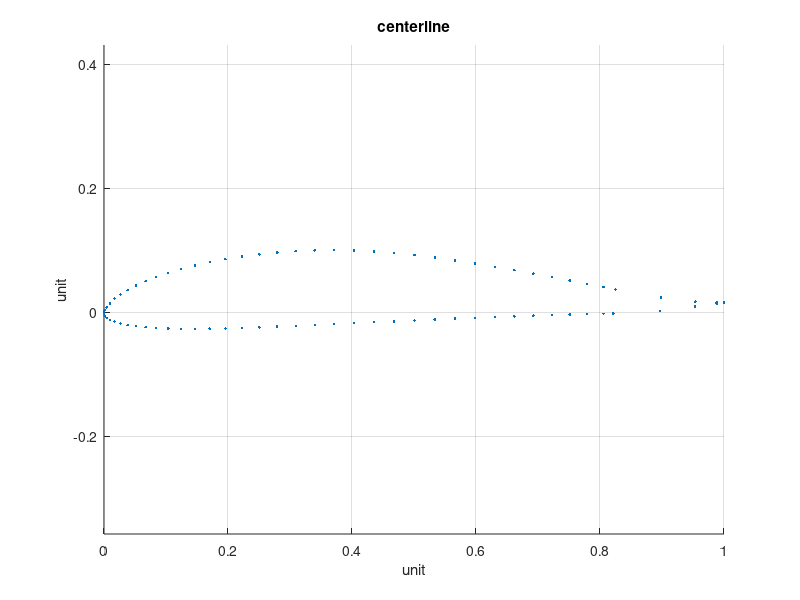
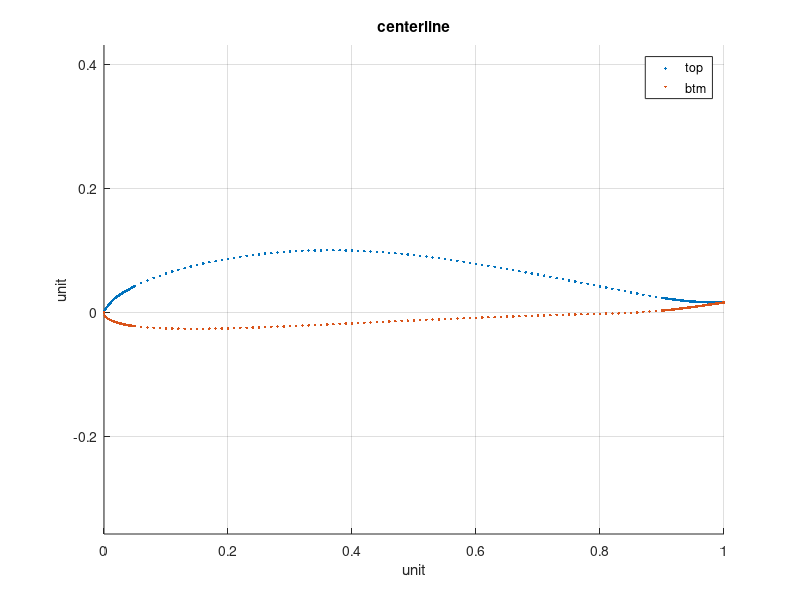
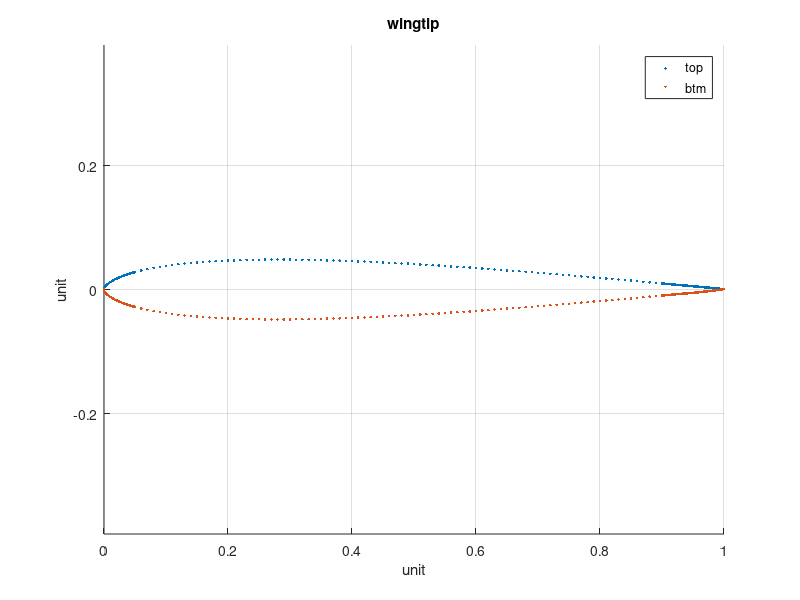
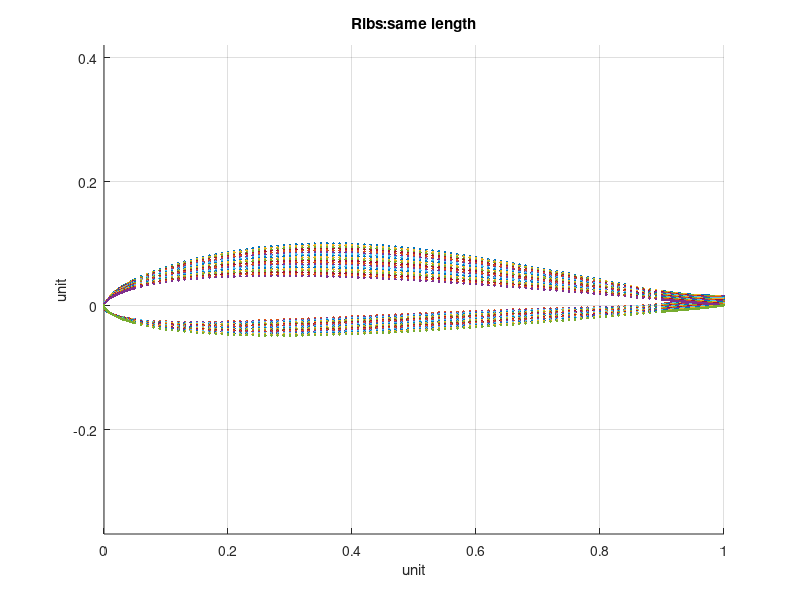

Reproduce these figures in MATLAB, in order.
function draw_airfoil()
% save airfoil centerlinex centerliney wingtipx wingtipy twistx twisty
close all;
load airfoil centerlinex centerliney wingtipx wingtipy twistx twisty;
global X;
X = [];
scalingfactor = 0.45;
NASA_wingSpan_mm = 3750;
NASA_centerCord_mm = 400;
NASA_tipcord_mm = 100;
ribCnt = 39;
X.LE_sweepbackDeg = 24;
X.dihedralDeg = 2.5;
X.wingSpan_mm = NASA_wingSpan_mm*scalingfactor;
X.rootCord_mm = NASA_centerCord_mm*scalingfactor;
X.wingtipCord_mm = NASA_tipcord_mm*scalingfactor;

X.LeadingEdgeBeamThickness_mm = 2; % square edge size 
X.LeadingEdgeBeamWidth_mm = 6; % square edge size 
X.trailingEdgeWidth_mm = 10;

% support structure height, used in construction process
X.RibMorrorSupportHeight_mm = 15;

X.MainBeamWidth_mm = 6;
X.MainBeamXmm = 0;
assert(X.MainBeamXmm == 0); % we want the beam deployed at rotation center to have flat btm edge 
% X.BeamAux0Width_mm = 5;
% X.BeamAux0Xmm = 5;

X.RibThickness_mm = 2;

% the width of laser trace cannot be ignored
X.beamSlotTraceCompensation_mm = 0.5;
X.beamEdgeTraceCompensation_mm = 0.8;
X.RibSlotCompensation_mm = 0.05;
X.LeadingEdgeBeamThicknessCompensation_mm = 0.2;

% four quadrants formed by main beam and rib are supported by 4 pieces of wedge. 
X.BeamRibSupport_mm = 10;
X.PointType = [];
X.PointType.fundamental = 1;
X.PointType.addedPoints = 2;

X.ForceBearingBeamCnt = 0;

X.curvefitmethod = 'pchip';
% rootBeamGammaWidthmm = 6;
% BaseBeamWidthmm = 1; % at tip, lift is zero, we cannot have 0 beam width for misc struct weight 
assert(mod(ribCnt,2)==1); % we have one rib in the center, and be symmetrical 
X.rotateFromLE = 0.3; %rotation occurs at the center of [0,1] from the leading edge, so that we have the desired AOA.  
fineX = [0:0.001:0.05 0.06:0.01:0.90 0.901:0.001:1]';
% fineX = [0:0.0005:1]';

%%
Len_fineX = length(fineX);
X.OneSideRibCnt = (ribCnt+1)/2;
RibCoeffsRoot2Tip = (0:X.OneSideRibCnt-1)/(X.OneSideRibCnt-1);

%%
centerlinex = centerlinex(:);
centerliney = centerliney(:);
[centerlinex,centerliney] = normalizexy(centerlinex,centerliney);
wingtipx = wingtipx(:);
wingtipy = wingtipy(:);
[wingtipx,wingtipy] = normalizexy(wingtipx,wingtipy);
figure;
hold on;
plot(centerlinex,centerliney,'.');
axis equal;
title('centerline');grid on;
xlabel('unit');
ylabel('unit');
%%
figure;
hold on;
end_of_center_top_curve = (length(centerlinex)+1)/2;
top_centerline_x = centerlinex(1:end_of_center_top_curve);
top_centerline_y = centerliney(1:end_of_center_top_curve);
top_centerline_fine_y = interp1(top_centerline_x,top_centerline_y,fineX,X.curvefitmethod);
plot(fineX,top_centerline_fine_y,'.');
btm_centerline_x = centerlinex(end_of_center_top_curve:end);
btm_centerline_y = centerliney(end_of_center_top_curve:end);
btm_centerline_fine_y = interp1(btm_centerline_x,btm_centerline_y,fineX,X.curvefitmethod);
plot(fineX,btm_centerline_fine_y,'.');
axis equal;
legend('top','btm');
title('centerline');grid on;
xlabel('unit');
ylabel('unit');
%%
figure;
hold on;
end_of_wingtip_top_curve = (length(wingtipx)+1)/2;
top_wingtip_x = wingtipx(1:end_of_wingtip_top_curve);
top_wingtip_y = wingtipy(1:end_of_wingtip_top_curve);
top_wingtip_mid_y = interp1(top_wingtip_x,top_wingtip_y,fineX,X.curvefitmethod);
plot(fineX,top_wingtip_mid_y,'.');
btm_wingtip_x = wingtipx(end_of_wingtip_top_curve:end);
btm_wingtip_y = wingtipy(end_of_wingtip_top_curve:end);
btm_wingtip_mid_y = interp1(btm_wingtip_x,btm_wingtip_y,fineX,X.curvefitmethod);
plot(fineX,btm_wingtip_mid_y,'.');
axis equal;
legend('top','btm');
title('wingtip');
grid on;
xlabel('unit');
ylabel('unit');
%%
top_ribs = interpolate2Airfoil(top_centerline_fine_y, top_wingtip_mid_y, RibCoeffsRoot2Tip);
btm_ribs = interpolate2Airfoil(btm_centerline_fine_y, btm_wingtip_mid_y, RibCoeffsRoot2Tip);
figure;
axis equal;
hold on;
for ii = 1:X.OneSideRibCnt
    topCurve = top_ribs(:,ii);
    btmCurve = btm_ribs(:,ii);
    plot([fineX fineX],[topCurve btmCurve],'.');
end
title('Ribs:same length');
grid on;
xlabel('unit');
ylabel('unit');
%%
xindexRotate = find(fineX==X.rotateFromLE);
assert(length(xindexRotate)==1);
centered_interpolatedX = fineX - X.rotateFromLE;
Ymean = (top_ribs(xindexRotate,:) + btm_ribs(xindexRotate,:))/2;
centered_top_mid_ribs = zeros(Len_fineX,X.OneSideRibCnt);
centered_btm_mid_ribs = zeros(Len_fineX,X.OneSideRibCnt);
figure;
axis equal;
hold on;
for ii = 1:X.OneSideRibCnt
    centered_top_mid_ribs(:,ii) = top_ribs(:,ii) - Ymean(ii);
    centered_btm_mid_ribs(:,ii) = btm_ribs(:,ii) - Ymean(ii);
    plot([centered_interpolatedX; centered_interpolatedX],[centered_top_mid_ribs(:,ii); centered_btm_mid_ribs(:,ii)],'.');
end
title('Ribs:same length,shifted');
grid on;
xlabel('unit');
ylabel('unit');
%%
figure;
plot(twistx/twistx(end),twisty,'.');
title('twist');
ylabel('deg');
grid on;
xlabel('half wingspan');
%%
twist_ribs = interp1(twistx/twistx(end),twisty,RibCoeffsRoot2Tip,X.curvefitmethod);

rotated_ribs_top_x = zeros(Len_fineX,X.OneSideRibCnt);
rotated_ribs_top_y = zeros(Len_fineX,X.OneSideRibCnt);
rotated_ribs_btm_x = zeros(Len_fineX,X.OneSideRibCnt);
rotated_ribs_btm_y = zeros(Len_fineX,X.OneSideRibCnt);
figure;
axis equal;
hold on;
for ii = 1:X.OneSideRibCnt
    thetaDeg = twist_ribs(ii);
    R = [cosd(thetaDeg) -sind(thetaDeg); sind(thetaDeg) cosd(thetaDeg)];
    top_beforeRotate = [centered_interpolatedX centered_top_mid_ribs(:,ii)];
    top_afterRotate = top_beforeRotate*R;
    rotated_ribs_top_x(:,ii) = top_afterRotate(:,1);
    rotated_ribs_top_y(:,ii) = top_afterRotate(:,2);
    btm_beforeRotate = [centered_interpolatedX centered_btm_mid_ribs(:,ii)];
    btm_afterRotate = btm_beforeRotate*R;
    rotated_ribs_btm_x(:,ii) = btm_afterRotate(:,1);
    rotated_ribs_btm_y(:,ii) = btm_afterRotate(:,2);
    plot([rotated_ribs_top_x(:,ii); rotated_ribs_btm_x(:,ii)],[rotated_ribs_top_y(:,ii); rotated_ribs_btm_y(:,ii)],'.');
end
title('Ribs:same length,shifted,rotated');
grid on;
xlabel('unit');
ylabel('unit');
%% scale rib to the desired cord length
scaled_ribs_top_x = rotated_ribs_top_x;
scaled_ribs_top_y = rotated_ribs_top_y;
scaled_ribs_btm_x = rotated_ribs_btm_x;
scaled_ribs_btm_y = rotated_ribs_btm_y;
scale_ribs = interp1([0 1],[X.rootCord_mm X.wingtipCord_mm],RibCoeffsRoot2Tip,'linear');

figure;
axis equal;
hold on;
for ii = 1:X.OneSideRibCnt
    scaled_ribs_top_x(:,ii) = scaled_ribs_top_x(:,ii) * scale_ribs(ii);
    scaled_ribs_top_y(:,ii) = scaled_ribs_top_y(:,ii) * scale_ribs(ii);
    scaled_ribs_btm_x(:,ii) = scaled_ribs_btm_x(:,ii) * scale_ribs(ii);
    scaled_ribs_btm_y(:,ii) = scaled_ribs_btm_y(:,ii) * scale_ribs(ii);
    plot([scaled_ribs_top_x(:,ii); scaled_ribs_btm_x(:,ii)],[scaled_ribs_top_y(:,ii); scaled_ribs_btm_y(:,ii)],'.');
end
title('Ribs:shifted,rotated,scaled');
grid on;
xlabel('mm');
ylabel('mm');

%% shift in y-axis to align the bottom edge of main beam
btmaligned_ribs_top_x = scaled_ribs_top_x;
btmaligned_ribs_top_y = scaled_ribs_top_y;
btmaligned_ribs_btm_x = scaled_ribs_btm_x;
btmaligned_ribs_btm_y = scaled_ribs_btm_y;

figure;
axis equal;
hold on;
for ii = 1:X.OneSideRibCnt
    YatZeroX = interp1(btmaligned_ribs_btm_x(:,ii),btmaligned_ribs_btm_y(:,ii),0,X.curvefitmethod);
    btmaligned_ribs_top_y(:,ii) = btmaligned_ribs_top_y(:,ii) - YatZeroX;
    btmaligned_ribs_btm_y(:,ii) = btmaligned_ribs_btm_y(:,ii) - YatZeroX;
    plot([btmaligned_ribs_top_x(:,ii); btmaligned_ribs_btm_x(:,ii)],[btmaligned_ribs_top_y(:,ii); btmaligned_ribs_btm_y(:,ii)],'.');
end
title('Ribs:btmEdgeAlign,shifted,rotated,scaled');
grid on;
xlabel('mm');
ylabel('mm');

%% compute angle between beam and rib
[X.AngleBtwBeamAndRibDeg,X.AngleBtwTEandRibDeg] = getObtuseAngleBtwBeamAndRibDeg(btmaligned_ribs_top_x);
space = 10;
fid = fopen('BeamRibSupport.scr','w');
fprintf(fid,'pline\n');
% quadrant 1
fprintf(fid,'%f,%f\n',space,space);
fprintf(fid,'%f,%f\n',space,space+X.BeamRibSupport_mm);
fprintf(fid,'%f,%f\n',space+X.BeamRibSupport_mm*sind(X.AngleBtwBeamAndRibDeg),space-X.BeamRibSupport_mm*cosd(X.AngleBtwBeamAndRibDeg));
fprintf(fid,'%f,%f\n',space,space);

% quadrant 2
fprintf(fid,'%f,%f\n',-space,space);
fprintf(fid,'%f,%f\n',-space,space+X.BeamRibSupport_mm);
fprintf(fid,'%f,%f\n',-space-X.BeamRibSupport_mm*sind(X.AngleBtwBeamAndRibDeg),space+X.BeamRibSupport_mm*cosd(X.AngleBtwBeamAndRibDeg));
fprintf(fid,'%f,%f\n',-space,space);

% quadrant 3
fprintf(fid,'%f,%f\n',-space,-space);
fprintf(fid,'%f,%f\n',-space,-space-X.BeamRibSupport_mm);
fprintf(fid,'%f,%f\n',-space-X.BeamRibSupport_mm*sind(X.AngleBtwBeamAndRibDeg),-space+X.BeamRibSupport_mm*cosd(X.AngleBtwBeamAndRibDeg));
fprintf(fid,'%f,%f\n',-space,-space);

% quadrant 4
fprintf(fid,'%f,%f\n',space,-space);
fprintf(fid,'%f,%f\n',space,-space-X.BeamRibSupport_mm);
fprintf(fid,'%f,%f\n',space+X.BeamRibSupport_mm*sind(X.AngleBtwBeamAndRibDeg),-space-X.BeamRibSupport_mm*cosd(X.AngleBtwBeamAndRibDeg));
fprintf(fid,'%f,%f\n',space,-space);

fclose(fid);
fprintf(1,'AngleBtwBeamAndRibDeg=%f,AngleBtwTEandRibDeg=%f\n',X.AngleBtwBeamAndRibDeg,X.AngleBtwTEandRibDeg);
%%
Gamma = (1-RibCoeffsRoot2Tip.^2).^1.5;
figure;
plot(RibCoeffsRoot2Tip,Gamma,'.-');
title('Gamma, airflow circulation');
grid on;
%%
figure;
plot(RibCoeffsRoot2Tip,1.5*(RibCoeffsRoot2Tip.^2-0.5),'.-');
title('Downwash');
grid on;

%% when cutting slot, the length of x/y data may not be same any more for all ribs
% use cell to store
slotcut_ribs = cell(1,X.OneSideRibCnt);
for ii = 1:X.OneSideRibCnt
    slotcut_ribs{ii}.top.x = btmaligned_ribs_top_x(:,ii);
    slotcut_ribs{ii}.top.y = btmaligned_ribs_top_y(:,ii);
    slotcut_ribs{ii}.top.PointType = ones(length(btmaligned_ribs_top_x(:,ii)),1)*X.PointType.fundamental;
    slotcut_ribs{ii}.btm.x = btmaligned_ribs_btm_x(:,ii);
    slotcut_ribs{ii}.btm.y = btmaligned_ribs_btm_y(:,ii);
    slotcut_ribs{ii}.btm.PointType = ones(length(btmaligned_ribs_btm_x(:,ii)),1)*X.PointType.fundamental;
    slotcut_ribs{ii}.ForceBearingBeamCutDepth = [];
    slotcut_ribs{ii}.ForceBearingBeamRibThickness = [];
    slotcut_ribs{ii}.ForceBearingBeamRibYoffset = [];
end

[X.BeamRotDegDueToDihedral,OneSideWwingTipRise_mm] = getDihedralRotateDeg(slotcut_ribs);
fprintf(1,'one side wing tiop rises %fmm',OneSideWwingTipRise_mm);
%% cut slot for force bearing beam
[slotcut_ribs,ribMirror] = cutRibSlot(slotcut_ribs,X.MainBeamWidth_mm-2*X.RibSlotCompensation_mm,X.MainBeamXmm,'main');
fid = fopen(sprintf('ribMirror.scr'),'w');
fprintf(fid,'pline\n');
for ii = 1:X.OneSideRibCnt
    saveTopBtmCell2scrFile(fid,ii,0,50,ribMirror{ii});
end
fclose(fid);

%% add leading edge beam
cut_leadingedge = slotcut_ribs;

figure;
axis equal;
hold on;
for ii = 1:X.OneSideRibCnt
    LE_x = min([slotcut_ribs{ii}.top.x;slotcut_ribs{ii}.btm.x]);
    LeadingEdgeBeamPosDetected = false;
    for xposition = LE_x:0.001:LE_x+30
        [Thickness_mm,~,~] = getThickness(slotcut_ribs{ii},xposition);
        if Thickness_mm > X.LeadingEdgeBeamThickness_mm - 2*X.LeadingEdgeBeamThicknessCompensation_mm
            LeadingEdgeBeamPosDetected = true;
            break;
        end
    end
    assert(LeadingEdgeBeamPosDetected);
    cut_leadingedge{ii}.top = removeLeadingSector(slotcut_ribs{ii}.top,xposition);
    cut_leadingedge{ii}.btm = removeLeadingSector(slotcut_ribs{ii}.btm,xposition);
    
    afterCutThickness_mm = abs(cut_leadingedge{ii}.top.y(1) - cut_leadingedge{ii}.btm.y(1));
    cut_leadingedge{ii}.top = cutLeadingEdgeSlot(cut_leadingedge{ii}.top,'top',afterCutThickness_mm);
    cut_leadingedge{ii}.btm = cutLeadingEdgeSlot(cut_leadingedge{ii}.btm,'btm',afterCutThickness_mm);
    
    plot([cut_leadingedge{ii}.top.x; cut_leadingedge{ii}.btm.x],[cut_leadingedge{ii}.top.y; cut_leadingedge{ii}.btm.y],'.');
end
title('Ribs:shifted,rotated,scaled,LEcut');
grid on;
xlabel('mm');
ylabel('mm');

%% cut trailing edge
cut_trailingedge = cut_leadingedge;
figure;
axis equal;
hold on;
for ii = 1:X.OneSideRibCnt
    cut_trailingedge{ii}.top = removeTrailingSector(cut_trailingedge{ii}.top,X.trailingEdgeWidth_mm);
    cut_trailingedge{ii}.btm = removeTrailingSector(cut_trailingedge{ii}.btm,X.trailingEdgeWidth_mm);
    plot([cut_trailingedge{ii}.top.x; cut_trailingedge{ii}.btm.x],[cut_trailingedge{ii}.top.y; cut_trailingedge{ii}.btm.y],'.');
end
title('Ribs:shifted,rotated,scaled,LEcut,TEcut');
grid on;
xlabel('mm');
ylabel('mm');

%% rotate rib back in order to enhance the strength
rib_aligned = cell(1,X.OneSideRibCnt);
figure;
axis equal;
hold on;
for ii = 1:X.OneSideRibCnt
    rib_aligned{ii}.top = rotateXY(cut_trailingedge{ii}.top,-twist_ribs(ii));
    rib_aligned{ii}.btm = rotateXY(cut_trailingedge{ii}.btm,-twist_ribs(ii));
    plot([rib_aligned{ii}.top.x; rib_aligned{ii}.btm.x],[rib_aligned{ii}.top.y; rib_aligned{ii}.btm.y],'.');
end
title('Ribs:shifted,rotated,scaled,LEcut,TEcut,Aligned');
grid on;
xlabel('mm');
ylabel('mm');

%% produce rib cut cad file
fid = fopen('airfoil_all.scr','w');
fprintf(fid,'pline\n');
for ii = 1:X.OneSideRibCnt
    saveTopBtmCell2scrFile(fid,ii,0,50,rib_aligned{ii});
end
fclose(fid);

%% produce force bearing beam cut cad file
RibLocInBeamXmm = RibCoeffsRoot2Tip*(1/sind(X.AngleBtwBeamAndRibDeg))*X.wingSpan_mm/2;
FineSegmentCnt = 1000;

BeamShape = cell(1,X.ForceBearingBeamCnt);
BeamShapeCutRibSlot = cell(1,X.ForceBearingBeamCnt);
BeamDihedralApplied = cell(1,X.ForceBearingBeamCnt);
BeamAlignedForStrength = cell(1,X.ForceBearingBeamCnt);
BeamLaserTraceCompensated = cell(1,X.ForceBearingBeamCnt);
for iiBeam = 1:X.ForceBearingBeamCnt
%     BeamShapeAddBtmEdge = cell(1,X.ForceBearingBeamCnt);
    ThicknessVec = zeros(1,X.OneSideRibCnt);
    CutDepthVec = zeros(1,X.OneSideRibCnt);
    Yoffset = zeros(1,X.OneSideRibCnt);
    for iiRib = 1:X.OneSideRibCnt
        ThicknessVec(iiRib) = cut_trailingedge{iiRib}.ForceBearingBeamRibThickness(iiBeam);
        CutDepthVec(iiRib) =  cut_trailingedge{iiRib}.ForceBearingBeamCutDepth(iiBeam);
        Yoffset(iiRib) = cut_trailingedge{iiRib}.ForceBearingBeamRibYoffset(iiBeam);
    end
    figure;
    subplot(3,1,1);
    hold on;
    plot(RibLocInBeamXmm,ThicknessVec,'.-');
    plot(RibLocInBeamXmm,ThicknessVec+Yoffset,'.-');
    legend('Thickness','Thickness+yoffset');
    axis equal;
    xlabel('single side wingspan(mm)');
    ylabel('mm');
    title(sprintf('Top Edge Beam No.%d',iiBeam));
    subplot(3,1,2);
    plot(RibLocInBeamXmm,Yoffset,'.-');
    axis equal;
    xlabel('single side wingspan(mm)');
    ylabel('mm');
    title(sprintf('Btm Edge Beam No.%d',iiBeam));
    subplot(3,1,3);
    hold on;
    plot(RibLocInBeamXmm,CutDepthVec,'.-');
    plot(RibLocInBeamXmm,CutDepthVec+Yoffset,'.-');
    legend('pure cut','cut+yoffset');
    axis equal;
    xlabel('single side wingspan(mm)');
    ylabel('mm');
    title(sprintf('Rib Cut Depth for Beam No.%d',iiBeam));
    
    fineRibLocationXmm = ((0:FineSegmentCnt)/FineSegmentCnt)*(X.wingSpan_mm/2)*(1/sind(X.AngleBtwBeamAndRibDeg));
    BeamShape{iiBeam}.top = [];
    BeamShape{iiBeam}.top.x = fineRibLocationXmm';
    BeamShape{iiBeam}.top.y = interp1(RibLocInBeamXmm,ThicknessVec+Yoffset,fineRibLocationXmm,X.curvefitmethod)';
    BeamShape{iiBeam}.top.PointType = ones(length(fineRibLocationXmm),1)*X.PointType.fundamental;

    % if beam location is at the rotation center, btm edge is a straight line 
    BeamShape{iiBeam}.btm = [];
    BeamShape{iiBeam}.btm.x = fineRibLocationXmm';
    BeamShape{iiBeam}.btm.y = interp1(RibLocInBeamXmm,Yoffset,fineRibLocationXmm,X.curvefitmethod)';
    BeamShape{iiBeam}.btm.PointType = ones(length(fineRibLocationXmm),1)*X.PointType.fundamental;
    
    BeamDihedralApplied{iiBeam} = ApplyBeamDihedral(BeamShape{iiBeam},-X.BeamRotDegDueToDihedral);

    BeamShapeCutRibSlot = BeamDihedralApplied;
    for CutSlotForRib_ii = 1:X.OneSideRibCnt
        switch CutSlotForRib_ii
            case 1
               StyleCutRibSlot = 'RootRib';
            case X.OneSideRibCnt
               StyleCutRibSlot = 'TipRib';
            otherwise
               StyleCutRibSlot = 'MiddleRib';
        end
        BeamShapeCutRibSlot{iiBeam}.top = cutBeamSlot(BeamShapeCutRibSlot{iiBeam}.top,CutDepthVec(CutSlotForRib_ii),X.RibThickness_mm-2*X.beamSlotTraceCompensation_mm,RibLocInBeamXmm(CutSlotForRib_ii),StyleCutRibSlot);
    end
    BeamShapeCutRibSlot{iiBeam}.btm = matchCurveSpan(BeamDihedralApplied{iiBeam}.btm,BeamShapeCutRibSlot{iiBeam}.top);
    draw_beam(BeamShapeCutRibSlot{iiBeam},sprintf('front view Beam%d',iiBeam));
    
    BeamAlignedForStrength{iiBeam} = AlignBeamForStrength(BeamShapeCutRibSlot{iiBeam},-X.BeamRotDegDueToDihedral);
    draw_beam(BeamAlignedForStrength{iiBeam},sprintf('Aligned Beam%d',iiBeam));

    BeamLaserTraceCompensated{iiBeam} = BeamAlignedForStrength{iiBeam};
    BeamLaserTraceCompensated{iiBeam}.top.y = BeamLaserTraceCompensated{iiBeam}.top.y + X.beamEdgeTraceCompensation_mm;
    BeamLaserTraceCompensated{iiBeam}.btm.y = BeamLaserTraceCompensated{iiBeam}.btm.y - X.beamEdgeTraceCompensation_mm;
    draw_beam(BeamLaserTraceCompensated{iiBeam},sprintf('LaserTrace Compensated Beam%d',iiBeam));
    
    fid = fopen(sprintf('beam_%d.scr',iiBeam),'w');
    fprintf(fid,'pline\n');
    saveTopBtmCell2scrFile(fid,iiBeam,0,100,BeamLaserTraceCompensated{iiBeam});
    fclose(fid);
    
end
end

function newCurve = matchCurveSpan(Curve,RefCurve)
global X;
assert(Curve.x(1) < Curve.x(end));
assert(RefCurve.x(1) < RefCurve.x(end));
newCurve = [];
if (Curve.x(1) == RefCurve.x(1))
    % do nothing
elseif (Curve.x(1) > RefCurve.x(1))
    val = interp1nearby(Curve.x,Curve.y,Curve.PointType,RefCurve.x(1),2,X.curvefitmethod);
    newCurve.x = [RefCurve.x(1);Curve.x];
    newCurve.y = [val;Curve.y];
    newCurve.PointType = [X.PointType.fundamental; Curve.PointType];
else
    % trim data
    % code to be filled here
end

if (Curve.x(end) == RefCurve.x(end))
    % do nothing
elseif (Curve.x(end) < RefCurve.x(end))
    val = interp1nearby(Curve.x,Curve.y,Curve.PointType,RefCurve.x(end),2,X.curvefitmethod);
    newCurve.x = [newCurve.x;RefCurve.x(end)];
    newCurve.y = [newCurve.y;val];
    newCurve.PointType = [Curve.PointType;X.PointType.fundamental];
else
    % trim data
    % code to be filled here
end

end

function BeamAlignedForStrength = AlignBeamForStrength(BeamShape,RotateDeg)
BeamAlignedForStrength = [];
% R = [cosd(RotateDeg) -sind(RotateDeg); sind(RotateDeg) cosd(RotateDeg)];
% top_beforeRotate = [BeamShape.top.x BeamShape.top.y];
% top_afterRotate = top_beforeRotate*R;
% BeamAlignedForStrength.top.x = top_afterRotate(:,1);
% BeamAlignedForStrength.top.y = top_afterRotate(:,2);
BeamAlignedForStrength.top = rotateXY(BeamShape.top,-RotateDeg);
BeamAlignedForStrength.btm = rotateXY(BeamShape.btm,-RotateDeg);

offsetx = BeamAlignedForStrength.btm.x(1);
offsety = BeamAlignedForStrength.btm.y(1);

BeamAlignedForStrength.top.x = BeamAlignedForStrength.top.x - offsetx;
BeamAlignedForStrength.btm.x = BeamAlignedForStrength.btm.x - offsetx;

BeamAlignedForStrength.top.y = BeamAlignedForStrength.top.y - offsety;
BeamAlignedForStrength.btm.y = BeamAlignedForStrength.btm.y - offsety;

end

function BeamDihedralApplied = ApplyBeamDihedral(BeamShape,RotateDeg)
global X;
BeamDihedralApplied = [];
% R = [cosd(RotateDeg) -sind(RotateDeg); sind(RotateDeg) cosd(RotateDeg)];
% top_beforeRotate = [BeamShape.top.x BeamShape.top.y];
% top_afterRotate = top_beforeRotate*R;
% BeamDihedralApplied.top.x = top_afterRotate(:,1);
% BeamDihedralApplied.top.y = top_afterRotate(:,2);
BeamDihedralApplied.top = rotateXY(BeamShape.top,RotateDeg);
BeamDihedralApplied.btm = rotateXY(BeamShape.btm,RotateDeg);

% align wingtip 
if (BeamDihedralApplied.top.x(end) == BeamDihedralApplied.btm.x(end))
    % do nothing
elseif (BeamDihedralApplied.top.x(end) > BeamDihedralApplied.btm.x(end))
    val = interp1nearby(BeamDihedralApplied.btm.x,BeamDihedralApplied.btm.y,BeamDihedralApplied.btm.PointType,BeamDihedralApplied.top.x(end),2,X.curvefitmethod);
    BeamDihedralApplied.btm.x = [BeamDihedralApplied.btm.x;BeamDihedralApplied.top.x(end)];
    BeamDihedralApplied.btm.y = [BeamDihedralApplied.btm.y;val];
    BeamDihedralApplied.btm.PointType = [BeamDihedralApplied.btm.PointType;X.PointType.fundamental];
else
    val = interp1nearby(BeamDihedralApplied.top.x,BeamDihedralApplied.top.y,BeamDihedralApplied.top.PointType,BeamDihedralApplied.btm.x(end),2,X.curvefitmethod);
    BeamDihedralApplied.top.x = [BeamDihedralApplied.top.x;BeamDihedralApplied.btm.x(end)];
    BeamDihedralApplied.top.y = [BeamDihedralApplied.top.y;val];
    BeamDihedralApplied.top.PointType = [BeamDihedralApplied.top.PointType;X.PointType.fundamental];
end

% align root 
if (BeamDihedralApplied.top.x(1) == BeamDihedralApplied.btm.x(1))
    % do nothing
elseif (BeamDihedralApplied.top.x(1) > BeamDihedralApplied.btm.x(1))
    val = interp1nearby(BeamDihedralApplied.btm.x,BeamDihedralApplied.btm.y,BeamDihedralApplied.btm.PointType,BeamDihedralApplied.top.x(1),2,X.curvefitmethod);
    BeamDihedralApplied.btm.x = [BeamDihedralApplied.top.x(1);BeamDihedralApplied.btm.x];
    BeamDihedralApplied.btm.y = [val;BeamDihedralApplied.btm.y];
    BeamDihedralApplied.btm.PointType = [X.PointType.fundamental;BeamDihedralApplied.btm.PointType];
else
    val = interp1nearby(BeamDihedralApplied.top.x,BeamDihedralApplied.top.y,BeamDihedralApplied.top.PointType,BeamDihedralApplied.btm.x(1),2,X.curvefitmethod);
    BeamDihedralApplied.top.x = [BeamDihedralApplied.btm.x(1);BeamDihedralApplied.top.x];
    BeamDihedralApplied.top.y = [val;BeamDihedralApplied.top.y];
    BeamDihedralApplied.top.PointType = [X.PointType.fundamental;BeamDihedralApplied.top.PointType];
end

offsetx = BeamDihedralApplied.btm.x(1);
offsety = BeamDihedralApplied.btm.y(1);

BeamDihedralApplied.top.x = BeamDihedralApplied.top.x - offsetx;
BeamDihedralApplied.btm.x = BeamDihedralApplied.btm.x - offsetx;

BeamDihedralApplied.top.y = BeamDihedralApplied.top.y - offsety;
BeamDihedralApplied.btm.y = BeamDihedralApplied.btm.y - offsety;

end

function newxy = rotateXY(xy,RotateDeg)
R = [cosd(RotateDeg) -sind(RotateDeg); sind(RotateDeg) cosd(RotateDeg)];
beforeRotate = [xy.x xy.y];
afterRotate = beforeRotate*R;
newxy = [];
newxy.x = afterRotate(:,1);
newxy.y = afterRotate(:,2);
newxy.PointType = xy.PointType;
end

function draw_beam(TopBtmCell,titlestr)
[xx,yy] = OrderDataForPlot(TopBtmCell);
figure;
plot(xx,yy,'.-');
axis equal;
xlabel('single side wingspan(mm)');
ylabel('mm');
title(titlestr);
end

function [RotDeg,OneSideWwingTipRise_mm] = getDihedralRotateDeg(ribs)
global X;
[RootThickness_mm,~,~] = getThickness(ribs{1},0);
[TipThickness_mm,~,~] = getThickness(ribs{X.OneSideRibCnt},0);
OneSideWwingTipRise_mm = ((X.wingSpan_mm/2)*tand(X.dihedralDeg)+(RootThickness_mm-TipThickness_mm)/2);
RotDeg = atand(OneSideWwingTipRise_mm/(X.wingSpan_mm/2)); 
end

function [AngleBtwBeamAndRibDeg,AngleBtwTEandRibDeg] = getObtuseAngleBtwBeamAndRibDeg(ribs_top_x)
global X;
root_LE_x = -ribs_top_x(1,1);
tip_LE_x = -ribs_top_x(1,X.OneSideRibCnt);
LE_DeltaX = tan(X.LE_sweepbackDeg*pi/180)*X.wingSpan_mm/2;
beam_DeltaX = LE_DeltaX + tip_LE_x - root_LE_x;
AngleBtwBeamAndRibDeg = atan(beam_DeltaX/(X.wingSpan_mm/2))*180/pi+90;

AngleBtwTEandRibDeg = atan((LE_DeltaX+X.wingtipCord_mm-X.rootCord_mm)/(X.wingSpan_mm/2))*180/pi+90;

end

function NewCurve = AddStraightLineBtmBeamEdge(Curve)
global X;
NewCurve = [];
NewCurve.x = [min(Curve.x);Curve.x;max(Curve.x)];
NewCurve.y = [0;Curve.y;0];
NewCurve.PointType = [X.PointType.addedPoints;Curve.PointType;X.PointType.addedPoints];
end

function newcurve = reverseSeqOrder(curve)
newcurve = [];
newcurve.x = curve.x(end:-1:1);
newcurve.y = curve.y(end:-1:1);
newcurve.PointType = curve.PointType(end:-1:1);
end

function [xx,yy] = OrderDataForPlot(TopBtmCell)
TopBtmCell.btm = reverseSeqOrder(TopBtmCell.btm);
xx = [TopBtmCell.top.x; TopBtmCell.btm.x];
yy = [TopBtmCell.top.y; TopBtmCell.btm.y];
assert(length(xx)==length(yy));
end

function saveTopBtmCell2scrFile(fid,idx,xoffset,yoffset,TopBtmCell)
[xx,yy] = OrderDataForPlot(TopBtmCell);

xoffset = (idx-1)*xoffset;
yoffset = (idx-1)*yoffset;

for ii = 1:length(xx)
    fprintf(fid,'%f,%f\n',xx(ii)+xoffset,yy(ii)+yoffset);
end

% now go back to the first point so as to close the contour
fprintf(fid,'%f,%f\n',xx(1)+xoffset,yy(1)+yoffset);
end

% function save_finalResults(idx, xx, yy)
% fid = fopen(sprintf('airfoil%d.scr',idx),'w');
% fprintf(fid,'pline\n');
% assert(length(xx)==length(yy));
% for ii = 1:length(xx)
%     fprintf(fid,'%f,%f\n',xx(ii),yy(ii));
% end
% fprintf(fid,'%f,%f\n',xx(1),yy(1));
% fclose(fid);
% end,

function newcurve = cutLeadingEdgeSlot(curve,edgetype,Thickness_mm)
global X;
newcurve = [];
assert( Thickness_mm > X.LeadingEdgeBeamThickness_mm - 2*X.LeadingEdgeBeamThicknessCompensation_mm);

LE_x = curve.x(1);
LE_y = curve.y(1);

yshift = ( Thickness_mm - (X.LeadingEdgeBeamThickness_mm - 2*X.LeadingEdgeBeamThicknessCompensation_mm))/2;

switch edgetype
    case 'top'
        precise_y = LE_y-yshift;
    case 'btm'
        precise_y = LE_y+-yshift;
    otherwise
        assert(false);
end
newcurve.x = [LE_x;curve.x];
newcurve.y = [precise_y;curve.y];
newcurve.PointType = [X.PointType.addedPoints;curve.PointType];

newcurve.x = [LE_x+X.LeadingEdgeBeamWidth_mm;newcurve.x];
newcurve.y = [precise_y;newcurve.y];
newcurve.PointType = [X.PointType.addedPoints;newcurve.PointType];
end

function newcurve = removeTrailingSector(curve,cutoffx)
global X;
newcurve = [];
x = curve.x;
y = curve.y;
PointType = curve.PointType;
cutoff_x = max(x)-cutoffx;
index = find(x<=cutoff_x);
newcurve.x = x(index);
newcurve.y = y(index);
newcurve.PointType = PointType(index);
if ~ismember( cutoff_x, x )
    newcurve.x = [newcurve.x;cutoff_x];
    val = interp1nearby(x,y,PointType,cutoff_x,2,X.curvefitmethod);
    newcurve.y = [newcurve.y;val];
    newcurve.PointType = [newcurve.PointType;X.PointType.fundamental];
end
end

function newCurve = removeLeadingSector(curve,cutoffx)
global X;
newCurve = [];
assert(~ismember(cutoffx,curve.x));

newCurve.x = cutoffx;
newCurve.y = interp1nearby(curve.x,curve.y,curve.PointType,cutoffx,2);
newCurve.PointType = X.PointType.addedPoints;

indexaftercutoff = find(curve.x>=cutoffx);
newCurve.x = [newCurve.x;curve.x(indexaftercutoff)];
newCurve.y = [newCurve.y;curve.y(indexaftercutoff)];
newCurve.PointType = [newCurve.PointType;curve.PointType(indexaftercutoff)];
end

function [x,y] = normalizexy(x,y)
    scaleF = abs(max(x)-min(x));
    x = x/scaleF;
    y = y/scaleF;
    
end

function [ribs,ribMirror] = cutRibSlot(ribs,width,xposition,slotName)
global X;
ribMirror = cell(1,X.OneSideRibCnt);
X.ForceBearingBeamCnt = X.ForceBearingBeamCnt + 1;
assert(X.ForceBearingBeamCnt == 1,'currently we don''t handle the complexity causd by the second beam deployed at none AOA rotation center, curve bottom edge, dihedral connection, etc'); 
figure;
axis equal;
hold on;
for ii = 1:X.OneSideRibCnt
    ribMirror{ii}.top = cutslotIn1curve(ribs{ii}.btm,2,width,xposition,'cutBoth');
    
    [thickness,~,btm_mm] = getThickness(ribs{ii},xposition);
    [ribs{ii}.top.x,ribs{ii}.top.y] = cutnothing(ribs{ii}.top.x,ribs{ii}.top.y);
    cutDepth = thickness/2;
    ribs{ii}.btm = cutslotIn1curve(ribs{ii}.btm,-cutDepth,width,xposition,'cutBoth');
    ribs{ii}.ForceBearingBeamCutDepth = [ribs{ii}.ForceBearingBeamCutDepth;cutDepth];
    ribs{ii}.ForceBearingBeamRibThickness  = [ribs{ii}.ForceBearingBeamRibThickness;thickness];
    ribs{ii}.ForceBearingBeamRibYoffset = [ribs{ii}.ForceBearingBeamRibYoffset;btm_mm];
    plot([ribs{ii}.top.x; ribs{ii}.btm.x],[ribs{ii}.top.y; ribs{ii}.btm.y],'.');
    
    ribMirror{ii}.btm.x = [min(ribs{ii}.top.x);max(ribs{ii}.top.x)];
    ribMirror{ii}.btm.y = -ones(2,1)*X.RibMorrorSupportHeight_mm;
    ribMirror{ii}.btm.PointType = ones(2,1)*X.PointType.fundamental;
end
title(['Ribs:shifted,rotated,scaled,slotcut' slotName]);
grid on;
end

function val = interp1nearby(all_x,all_y,PointType,newx,nearbyCnt,type)
global X;
if ~exist('type','var')
    type = X.curvefitmethod;
end
% all_x contains points in the fundamental rib contour and points added for slots.
% basic_x contains points in the fundamental rib contour only
basic_x = all_x(PointType==X.PointType.fundamental);
basic_y = all_y(PointType==X.PointType.fundamental);
[~,ii] = min(abs(basic_x-newx));
if ii-nearbyCnt > 0
    leftii = ii-nearbyCnt;
else
    leftii = 1;
end
if ii+nearbyCnt <= length(basic_x)
    rightii = ii+nearbyCnt;
else
    rightii = length(basic_x); 
end
val = interp1(basic_x(leftii:rightii),basic_y(leftii:rightii),newx,type);
end

function [thickness,top_mm, btm_mm] = getThickness(rib,x)
global X;
x1 = rib.top.x;
y1 = rib.top.y;
PointType1 = rib.top.PointType;
x2 = rib.btm.x;
y2 = rib.btm.y;
PointType2 = rib.btm.PointType;
top_mm = interp1nearby(x1,y1,PointType1,x,2,X.curvefitmethod);
btm_mm = interp1nearby(x2,y2,PointType2,x,2,X.curvefitmethod);
thickness = abs(top_mm-btm_mm);
end

function [cutx,cuty] = cutnothing(x,y)
cutx = x;
cuty = y;
end

function NewCurve = cutBeamSlot(Curve,depth,width,xposition,style)
assert(width > 0);
switch style
    case 'RootRib'
        NewCurve = cutslotIn1curve(Curve,depth,width,xposition,'cutLeft');
    case 'TipRib'
        NewCurve = cutslotIn1curve(Curve,depth,width,xposition,'cutRight');
    case 'MiddleRib'
        NewCurve = cutslotIn1curve(Curve,depth,width,xposition,'cutBoth');
end
end

%function [cutx,cuty,NewPointType] = cutslotIn1curve(x,y,PointType,depth,width,xposition)
function NewCurve = cutslotIn1curve(Curve,depth,width,xposition,cutmethod)
% x,y form the curve
% depth: depth to be cut. 
%   +: cut to Y-
%   -: cut to Y+
% width: width to be cut
% xposition: relative to xposition, cut width/2 to X+ and X-
% cutmethod:
%   cutLeft: don't rise the left side to original height after the cut 
%   cutRight: don't rise the Right side to original height after the cut 
%   cutBoth: both sides, rise to original height after the cut 
if ~exist('cutmethod','var')
    cutmethod = 'cutBoth';
end

global X;
NewCurve = [];
NewCurve.x = [];
NewCurve.y = [];
NewCurve.PointType = [];
LE_beamEdgeX = xposition-width/2;
TE_beamEdgeX = xposition+width/2;

switch cutmethod
    case 'cutLeft'
        % do nothing
    case {'cutRight','cutBoth'}
        indexBeforeLEcut = find(Curve.x<=LE_beamEdgeX);
        NewCurve.x = Curve.x(indexBeforeLEcut);
        NewCurve.y = Curve.y(indexBeforeLEcut);
        NewCurve.PointType = Curve.PointType(indexBeforeLEcut);
        y_valueLE = interp1nearby(Curve.x,Curve.y,Curve.PointType,LE_beamEdgeX,2,X.curvefitmethod);
        if ismember(LE_beamEdgeX,Curve.x)
            % we don't need to insert the point and begin slot cut
        else
            NewCurve.x = [NewCurve.x;LE_beamEdgeX];
            NewCurve.y = [NewCurve.y;y_valueLE];
            NewCurve.PointType = [NewCurve.PointType;X.PointType.fundamental];
        end
    otherwise
        assert(false);
end
y_valueSlotCenterPosition = interp1nearby(Curve.x,Curve.y,Curve.PointType,xposition,2,X.curvefitmethod);

NewCurve.x = [NewCurve.x;LE_beamEdgeX];
NewCurve.y = [NewCurve.y;y_valueSlotCenterPosition - depth];
NewCurve.PointType = [NewCurve.PointType;X.PointType.addedPoints];

NewCurve.x = [NewCurve.x;TE_beamEdgeX];
NewCurve.y = [NewCurve.y;y_valueSlotCenterPosition - depth];
NewCurve.PointType = [NewCurve.PointType;X.PointType.addedPoints];

switch cutmethod
    case 'cutRight'
        % do nothing
    case {'cutLeft','cutBoth'}
        y_valueTE = interp1nearby(Curve.x,Curve.y,Curve.PointType,TE_beamEdgeX,2,X.curvefitmethod);
        if ismember(TE_beamEdgeX,Curve.x)
            % we don't need to insert the point and begin slot cut
        else
            NewCurve.x = [NewCurve.x;TE_beamEdgeX];
            NewCurve.y = [NewCurve.y;y_valueTE];
            NewCurve.PointType = [NewCurve.PointType;X.PointType.fundamental];
        end
    otherwise
        assert(false);
end
indexAfterTEcut = find(Curve.x>=TE_beamEdgeX);

NewCurve.x = [NewCurve.x;Curve.x(indexAfterTEcut)];
NewCurve.y = [NewCurve.y;Curve.y(indexAfterTEcut)];
NewCurve.PointType = [NewCurve.PointType;ones(length(indexAfterTEcut),1)*X.PointType.fundamental];
end

function result = interpolate2Airfoil(center0Y, tip1Y, coeff0to1)
assert(length(center0Y)==length(tip1Y));
center0Y = center0Y(:);
tip1Y = tip1Y(:);

num = length(tip1Y);
result = zeros(num,length(coeff0to1));
for ii = 1:length(tip1Y)
    result(ii,:) =  interp1([0 1],[center0Y(ii) tip1Y(ii)],coeff0to1,'linear');
end
end
